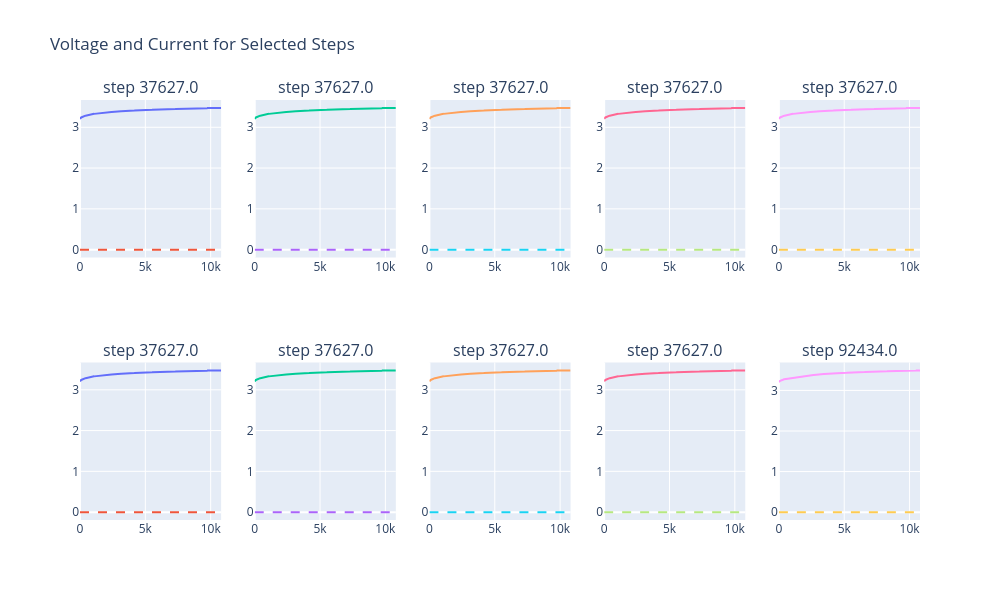

Here is the notebook cell this chart was saved with:
### Code cell
nasa['Step_Time'] = nasa.groupby(['Cell','Step'])['Time'].transform(lambda x: x - x.min())

filtered_df = nasa[nasa['Cell'] == 9] ############## adjust here
# Ensure the 'Cycle' column is sorted and unique
cycle_numbers = np.sort(filtered_df['Step'].unique())

# Check if there are enough cycles # maybe edit
if len(cycle_numbers) < 1:
    raise ValueError("Not enough unique cycles to select 1 quantiles.")

# Calculate the quantile-based indices (0.1, 0.2, ..., 1.0 percentiles)
quantile_indices = (np.linspace(0, len(cycle_numbers) - 1, 10)).astype(int)

# Select the cycles corresponding to the quantile indices
selected_cycles = cycle_numbers[quantile_indices]

# Create a 2x5 subplot grid
fig = make_subplots(rows=2, cols=5, subplot_titles=[f"step {cycle}" for cycle in selected_cycles])

# Loop over each selected cycle to create a separate plot
for idx, cycle in enumerate(selected_cycles):
    # Filter data for the current cycle
    cycle_data = filtered_df[filtered_df['Step'] == cycle]
    
    # Determine the row and column for this subplot
    row = (idx // 5) + 1  # Rows: 1 or 2
    col = (idx % 5) + 1   # Columns: 1 to 5

     # Add the voltage trace
    fig.add_trace(
        go.Scatter(x=cycle_data['Step_Time'], y=cycle_data['Voltage'], 
                   mode='lines', name=f"voltage - step {cycle}"),
        row=row, col=col
    )

    # Add the instantaneous capacity trace
    fig.add_trace(
        go.Scatter(x=cycle_data['Step_Time'], y=cycle_data['Current'], 
                   mode='lines', name=f"capacity - step {cycle}", line=dict(dash='dash')),
        row=row, col=col
    )

# Update layout
fig.update_layout(
    height=600, width=1000, 
    title_text='Voltage and Current for Selected Steps',
    showlegend=False
)

# Show the plot
fig.show()

### Figure 1 — Plotly figure (JSON) as saved in the notebook; plotly's stock layout.template omitted (floating-point values rounded to 4 significant figures; data arrays with more than 128 entries replaced by an {"elided": "..."} marker saying what was removed)
{"data": [{"mode": "lines", "name": "voltage - step 37627.0", "type": "scatter", "x": {"elided": "1081 float values"}, "xaxis": "x", "y": {"elided": "1081 float values"}, "yaxis": "y"}, {"line": {"dash": "dash"}, "mode": "lines", "name": "capacity - step 37627.0", "type": "scatter", "x": {"elided": "1081 float values"}, "xaxis": "x", "y": {"elided": "1081 int values"}, "yaxis": "y"}, {"mode": "lines", "name": "voltage - step 37627.0", "type": "scatter", "x": {"elided": "1081 float values"}, "xaxis": "x2", "y": {"elided": "1081 float values"}, "yaxis": "y2"}, {"line": {"dash": "dash"}, "mode": "lines", "name": "capacity - step 37627.0", "type": "scatter", "x": {"elided": "1081 float values"}, "xaxis": "x2", "y": {"elided": "1081 int values"}, "yaxis": "y2"}, {"mode": "lines", "name": "voltage - step 37627.0", "type": "scatter", "x": {"elided": "1081 float values"}, "xaxis": "x3", "y": {"elided": "1081 float values"}, "yaxis": "y3"}, {"line": {"dash": "dash"}, "mode": "lines", "name": "capacity - step 37627.0", "type": "scatter", "x": {"elided": "1081 float values"}, "xaxis": "x3", "y": {"elided": "1081 int values"}, "yaxis": "y3"}, {"mode": "lines", "name": "voltage - step 37627.0", "type": "scatter", "x": {"elided": "1081 float values"}, "xaxis": "x4", "y": {"elided": "1081 float values"}, "yaxis": "y4"}, {"line": {"dash": "dash"}, "mode": "lines", "name": "capacity - step 37627.0", "type": "scatter", "x": {"elided": "1081 float values"}, "xaxis": "x4", "y": {"elided": "1081 int values"}, "yaxis": "y4"}, {"mode": "lines", "name": "voltage - step 37627.0", "type": "scatter", "x": {"elided": "1081 float values"}, "xaxis": "x5", "y": {"elided": "1081 float values"}, "yaxis": "y5"}, {"line": {"dash": "dash"}, "mode": "lines", "name": "capacity - step 37627.0", "type": "scatter", "x": {"elided": "1081 float values"}, "xaxis": "x5", "y": {"elided": "1081 int values"}, "yaxis": "y5"}, {"mode": "lines", "name": "voltage - step 37627.0", "type": "scatter", "x": {"elided": "1081 float values"}, "xaxis": "x6", "y": {"elided": "1081 float values"}, "yaxis": "y6"}, {"line": {"dash": "dash"}, "mode": "lines", "name": "capacity - step 37627.0", "type": "scatter", "x": {"elided": "1081 float values"}, "xaxis": "x6", "y": {"elided": "1081 int values"}, "yaxis": "y6"}, {"mode": "lines", "name": "voltage - step 37627.0", "type": "scatter", "x": {"elided": "1081 float values"}, "xaxis": "x7", "y": {"elided": "1081 float values"}, "yaxis": "y7"}, {"line": {"dash": "dash"}, "mode": "lines", "name": "capacity - step 37627.0", "type": "scatter", "x": {"elided": "1081 float values"}, "xaxis": "x7", "y": {"elided": "1081 int values"}, "yaxis": "y7"}, {"mode": "lines", "name": "voltage - step 37627.0", "type": "scatter", "x": {"elided": "1081 float values"}, "xaxis": "x8", "y": {"elided": "1081 float values"}, "yaxis": "y8"}, {"line": {"dash": "dash"}, "mode": "lines", "name": "capacity - step 37627.0", "type": "scatter", "x": {"elided": "1081 float values"}, "xaxis": "x8", "y": {"elided": "1081 int values"}, "yaxis": "y8"}, {"mode": "lines", "name": "voltage - step 37627.0", "type": "scatter", "x": {"elided": "1081 float values"}, "xaxis": "x9", "y": {"elided": "1081 float values"}, "yaxis": "y9"}, {"line": {"dash": "dash"}, "mode": "lines", "name": "capacity - step 37627.0", "type": "scatter", "x": {"elided": "1081 float values"}, "xaxis": "x9", "y": {"elided": "1081 int values"}, "yaxis": "y9"}, {"mode": "lines", "name": "voltage - step 92434.0", "type": "scatter", "x": {"elided": "1081 float values"}, "xaxis": "x10", "y": {"elided": "1081 float values"}, "yaxis": "y10"}, {"line": {"dash": "dash"}, "mode": "lines", "name": "capacity - step 92434.0", "type": "scatter", "x": {"elided": "1081 float values"}, "xaxis": "x10", "y": {"elided": "1081 int values"}, "yaxis": "y10"}], "layout": {"annotations": [{"font": {"size": 16}, "showarrow": false, "text": "step 37627.0", "x": 0.084, "xanchor": "center", "xref": "paper", "y": 1, "yanchor": "bottom", "yref": "paper"}, {"font": {"size": 16}, "showarrow": false, "text": "step 37627.0", "x": 0.292, "xanchor": "center", "xref": "paper", "y": 1, "yanchor": "bottom", "yref": "paper"}, {"font": {"size": 16}, "showarrow": false, "text": "step 37627.0", "x": 0.5, "xanchor": "center", "xref": "paper", "y": 1, "yanchor": "bottom", "yref": "paper"}, {"font": {"size": 16}, "showarrow": false, "text": "step 37627.0", "x": 0.708, "xanchor": "center", "xref": "paper", "y": 1, "yanchor": "bottom", "yref": "paper"}, {"font": {"size": 16}, "showarrow": false, "text": "step 37627.0", "x": 0.916, "xanchor": "center", "xref": "paper", "y": 1, "yanchor": "bottom", "yref": "paper"}, {"font": {"size": 16}, "showarrow": false, "text": "step 37627.0", "x": 0.084, "xanchor": "center", "xref": "paper", "y": 0.375, "yanchor": "bottom", "yref": "paper"}, {"font": {"size": 16}, "showarrow": false, "text": "step 37627.0", "x": 0.292, "xanchor": "center", "xref": "paper", "y": 0.375, "yanchor": "bottom", "yref": "paper"}, {"font": {"size": 16}, "showarrow": false, "text": "step 37627.0", "x": 0.5, "xanchor": "center", "xref": "paper", "y": 0.375, "yanchor": "bottom", "yref": "paper"}, {"font": {"size": 16}, "showarrow": false, "text": "step 37627.0", "x": 0.708, "xanchor": "center", "xref": "paper", "y": 0.375, "yanchor": "bottom", "yref": "paper"}, {"font": {"size": 16}, "showarrow": false, "text": "step 92434.0", "x": 0.916, "xanchor": "center", "xref": "paper", "y": 0.375, "yanchor": "bottom", "yref": "paper"}], "height": 600, "showlegend": false, "title": {"text": "Voltage and Current for Selected Steps"}, "width": 1000, "xaxis": {"anchor": "y", "autorange": true, "domain": [0, 0.168], "range": [0, 10800.0], "type": "linear"}, "xaxis10": {"anchor": "y10", "autorange": true, "domain": [0.832, 1], "range": [0, 10800.0], "type": "linear"}, "xaxis2": {"anchor": "y2", "autorange": true, "domain": [0.208, 0.376], "range": [0, 10800.0], "type": "linear"}, "xaxis3": {"anchor": "y3", "autorange": true, "domain": [0.416, 0.584], "range": [0, 10800.0], "type": "linear"}, "xaxis4": {"anchor": "y4", "autorange": true, "domain": [0.624, 0.792], "range": [0, 10800.0], "type": "linear"}, "xaxis5": {"anchor": "y5", "autorange": true, "domain": [0.832, 1], "range": [0, 10800.0], "type": "linear"}, "xaxis6": {"anchor": "y6", "autorange": true, "domain": [0, 0.168], "range": [0, 10800.0], "type": "linear"}, "xaxis7": {"anchor": "y7", "autorange": true, "domain": [0.208, 0.376], "range": [0, 10800.0], "type": "linear"}, "xaxis8": {"anchor": "y8", "autorange": true, "domain": [0.416, 0.584], "range": [0, 10800.0], "type": "linear"}, "xaxis9": {"anchor": "y9", "autorange": true, "domain": [0.624, 0.792], "range": [0, 10800.0], "type": "linear"}, "yaxis": {"anchor": "x", "autorange": true, "domain": [0.625, 1], "range": [-0.1931, 3.669], "type": "linear"}, "yaxis10": {"anchor": "x10", "autorange": true, "domain": [0, 0.375], "range": [-0.1941, 3.688], "type": "linear"}, "yaxis2": {"anchor": "x2", "autorange": true, "domain": [0.625, 1], "range": [-0.1931, 3.669], "type": "linear"}, "yaxis3": {"anchor": "x3", "autorange": true, "domain": [0.625, 1], "range": [-0.1931, 3.669], "type": "linear"}, "yaxis4": {"anchor": "x4", "autorange": true, "domain": [0.625, 1], "range": [-0.1931, 3.669], "type": "linear"}, "yaxis5": {"anchor": "x5", "autorange": true, "domain": [0.625, 1], "range": [-0.1931, 3.669], "type": "linear"}, "yaxis6": {"anchor": "x6", "autorange": true, "domain": [0, 0.375], "range": [-0.1931, 3.669], "type": "linear"}, "yaxis7": {"anchor": "x7", "autorange": true, "domain": [0, 0.375], "range": [-0.1931, 3.669], "type": "linear"}, "yaxis8": {"anchor": "x8", "autorange": true, "domain": [0, 0.375], "range": [-0.1931, 3.669], "type": "linear"}, "yaxis9": {"anchor": "x9", "autorange": true, "domain": [0, 0.375], "range": [-0.1931, 3.669], "type": "linear"}}}
